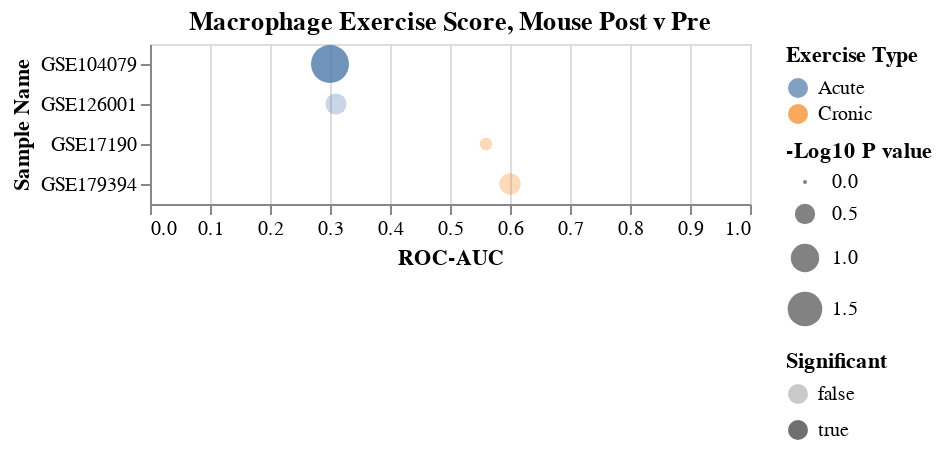

The notebook cell this image was saved under:
### Code cell
saveName='MacrophageExerciseDotPlot_Mouse_log10Pval.png'
title='Macrophage Exercise Score, Mouse Post v Pre'
save=True
dfIn=df.loc[mouseLst]

chart=makeDotPlot(dfIn,saveName=saveName,title=title,rev=False,save=save)
chart

### Figure 1 — Vega-Lite specification as saved in the notebook (floating-point values rounded to 4 significant figures)
{"config": {"view": {"continuousWidth": 300, "continuousHeight": 300}}, "data": {"name": "data-4ab853ea822600832893074910be466c"}, "mark": {"type": "circle"}, "encoding": {"color": {"field": "Exercise Type", "type": "nominal"}, "opacity": {"field": "Significant", "type": "nominal"}, "size": {"field": "-Log10 P value", "scale": {"align": 1.807, "base": 0.1838, "reverse": false}, "type": "quantitative"}, "x": {"field": "ROC-AUC", "scale": {"domain": [0, 1]}, "type": "quantitative"}, "y": {"field": "Sample Name", "type": "nominal"}}, "title": "Macrophage Exercise Score, Mouse Post v Pre", "$schema": "https://vega.github.io/schema/vega-lite/v5.8.0.json", "datasets": {"data-4ab853ea822600832893074910be466c": [{"Sample Name": "GSE126001", "Num Samples": 16, "ROC-AUC": 0.31, "Pval": 0.286, "Exercise Type": "Acute", "-Log10 P value": 0.5436, "Significant": false}, {"Sample Name": "GSE104079", "Num Samples": 58, "ROC-AUC": 0.3, "Pval": 0.0156, "Exercise Type": "Acute", "-Log10 P value": 1.807, "Significant": true}, {"Sample Name": "GSE179394", "Num Samples": 50, "ROC-AUC": 0.6, "Pval": 0.273, "Exercise Type": "Cronic", "-Log10 P value": 0.5638, "Significant": false}, {"Sample Name": "GSE17190", "Num Samples": 24, "ROC-AUC": 0.56, "Pval": 0.655, "Exercise Type": "Cronic", "-Log10 P value": 0.1838, "Significant": false}]}}
